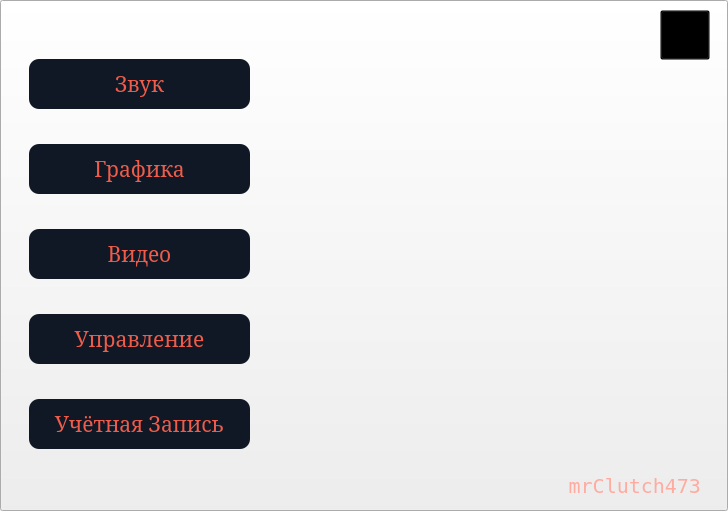
<?xml version="1.0" encoding="UTF-8"?>
<ui version="4.0">
 <class>Form</class>
 <widget class="QWidget" name="Form">
  <property name="geometry">
   <rect>
    <x>0</x>
    <y>0</y>
    <width>728</width>
    <height>511</height>
   </rect>
  </property>
  <property name="windowTitle">
   <string>Form</string>
  </property>
  <widget class="QPushButton" name="pushButton">
   <property name="geometry">
    <rect>
     <x>0</x>
     <y>0</y>
     <width>728</width>
     <height>511</height>
    </rect>
   </property>
   <property name="font">
    <font>
     <family>Terminal</family>
     <pointsize>15</pointsize>
     <weight>50</weight>
     <bold>false</bold>
    </font>
   </property>
   <property name="text">
    <string/>
   </property>
   <property name="icon">
    <iconset>
     <normaloff>nastrFon.jpg</normaloff>nastrFon.jpg</iconset>
   </property>
   <property name="iconSize">
    <size>
     <width>728</width>
     <height>511</height>
    </size>
   </property>
  </widget>
  <widget class="QWidget" name="verticalLayoutWidget">
   <property name="geometry">
    <rect>
     <x>29</x>
     <y>30</y>
     <width>221</width>
     <height>451</height>
    </rect>
   </property>
   <layout class="QVBoxLayout" name="verticalLayout">
    <item>
     <widget class="QPushButton" name="pushButton_5">
      <property name="minimumSize">
       <size>
        <width>50</width>
        <height>50</height>
       </size>
      </property>
      <property name="font">
       <font>
        <family>MS Serif</family>
        <pointsize>16</pointsize>
       </font>
      </property>
      <property name="styleSheet">
       <string notr="true">background-color: rgb(16, 24, 37);
color: rgb(239, 92, 74);
border-radius: 10px;</string>
      </property>
      <property name="text">
       <string>Звук</string>
      </property>
     </widget>
    </item>
    <item>
     <widget class="QPushButton" name="pushButton_6">
      <property name="minimumSize">
       <size>
        <width>50</width>
        <height>50</height>
       </size>
      </property>
      <property name="font">
       <font>
        <family>MS Serif</family>
        <pointsize>16</pointsize>
       </font>
      </property>
      <property name="styleSheet">
       <string notr="true">background-color: rgb(16, 24, 37);
color: rgb(239, 92, 74);
border-radius: 10px;</string>
      </property>
      <property name="text">
       <string>Графика</string>
      </property>
     </widget>
    </item>
    <item>
     <widget class="QPushButton" name="pushButton_7">
      <property name="minimumSize">
       <size>
        <width>50</width>
        <height>50</height>
       </size>
      </property>
      <property name="font">
       <font>
        <family>MS Serif</family>
        <pointsize>16</pointsize>
       </font>
      </property>
      <property name="styleSheet">
       <string notr="true">background-color: rgb(16, 24, 37);
color: rgb(239, 92, 74);
border-radius: 10px;</string>
      </property>
      <property name="text">
       <string>Видео</string>
      </property>
     </widget>
    </item>
    <item>
     <widget class="QPushButton" name="pushButton_8">
      <property name="minimumSize">
       <size>
        <width>50</width>
        <height>50</height>
       </size>
      </property>
      <property name="font">
       <font>
        <family>MS Serif</family>
        <pointsize>16</pointsize>
       </font>
      </property>
      <property name="styleSheet">
       <string notr="true">background-color: rgb(16, 24, 37);
color: rgb(239, 92, 74);
border-radius: 10px;</string>
      </property>
      <property name="text">
       <string>Управление</string>
      </property>
     </widget>
    </item>
    <item>
     <widget class="QPushButton" name="pushButton_4">
      <property name="minimumSize">
       <size>
        <width>50</width>
        <height>50</height>
       </size>
      </property>
      <property name="font">
       <font>
        <family>MS Serif</family>
        <pointsize>16</pointsize>
       </font>
      </property>
      <property name="styleSheet">
       <string notr="true">background-color: rgb(16, 24, 37);
color: rgb(239, 92, 74);
border-radius: 10px;</string>
      </property>
      <property name="text">
       <string>Учётная Запись</string>
      </property>
     </widget>
    </item>
   </layout>
  </widget>
  <widget class="QPushButton" name="pushButton_2">
   <property name="geometry">
    <rect>
     <x>660</x>
     <y>10</y>
     <width>50</width>
     <height>50</height>
    </rect>
   </property>
   <property name="autoFillBackground">
    <bool>false</bool>
   </property>
   <property name="styleSheet">
    <string notr="true">background-color: transparent;</string>
   </property>
   <property name="text">
    <string/>
   </property>
   <property name="icon">
    <iconset>
     <normaloff>NastrQuit1.png</normaloff>NastrQuit1.png</iconset>
   </property>
   <property name="iconSize">
    <size>
     <width>50</width>
     <height>50</height>
    </size>
   </property>
  </widget>
  <widget class="QWidget" name="verticalLayoutWidget_2">
   <property name="geometry">
    <rect>
     <x>270</x>
     <y>70</y>
     <width>431</width>
     <height>381</height>
    </rect>
   </property>
   <layout class="QVBoxLayout" name="verticalLayout_2"/>
  </widget>
  <widget class="QLabel" name="label">
   <property name="geometry">
    <rect>
     <x>550</x>
     <y>470</y>
     <width>151</width>
     <height>31</height>
    </rect>
   </property>
   <property name="font">
    <font>
     <family>Terminal</family>
     <pointsize>15</pointsize>
    </font>
   </property>
   <property name="layoutDirection">
    <enum>Qt::RightToLeft</enum>
   </property>
   <property name="styleSheet">
    <string notr="true">color: rgb(255, 171, 160);</string>
   </property>
   <property name="text">
    <string>mrClutch473</string>
   </property>
   <property name="alignment">
    <set>Qt::AlignRight|Qt::AlignTrailing|Qt::AlignVCenter</set>
   </property>
  </widget>
 </widget>
 <resources/>
 <connections/>
</ui>
